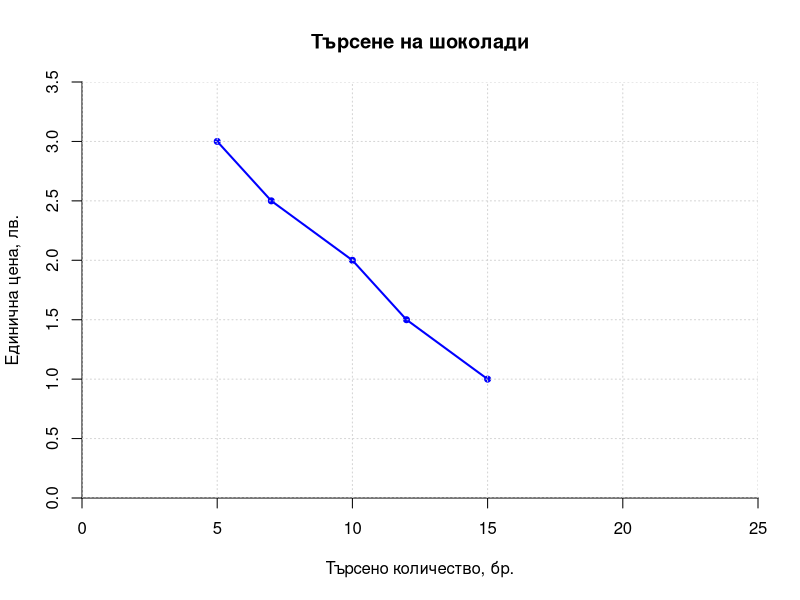
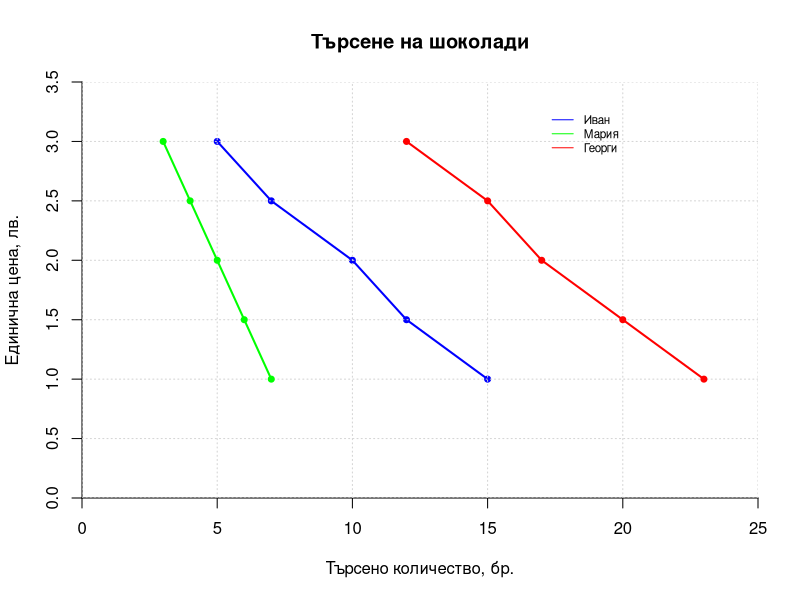
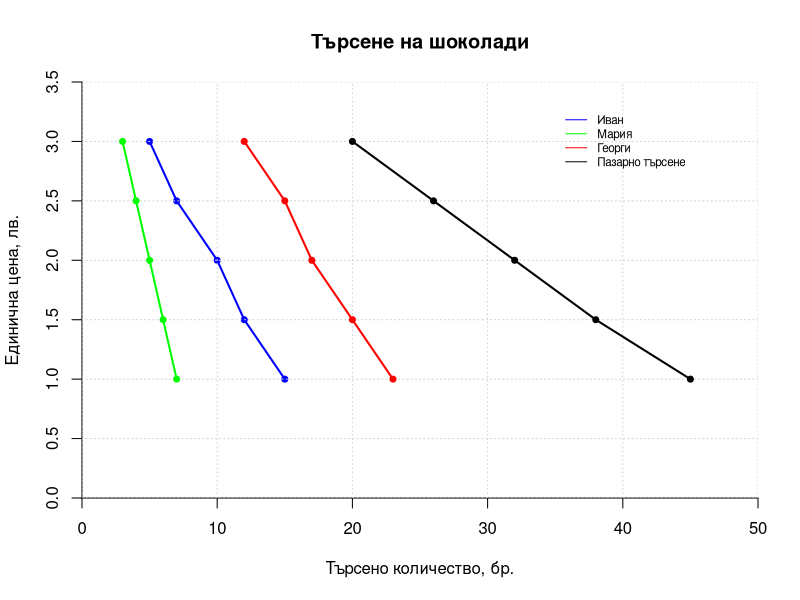
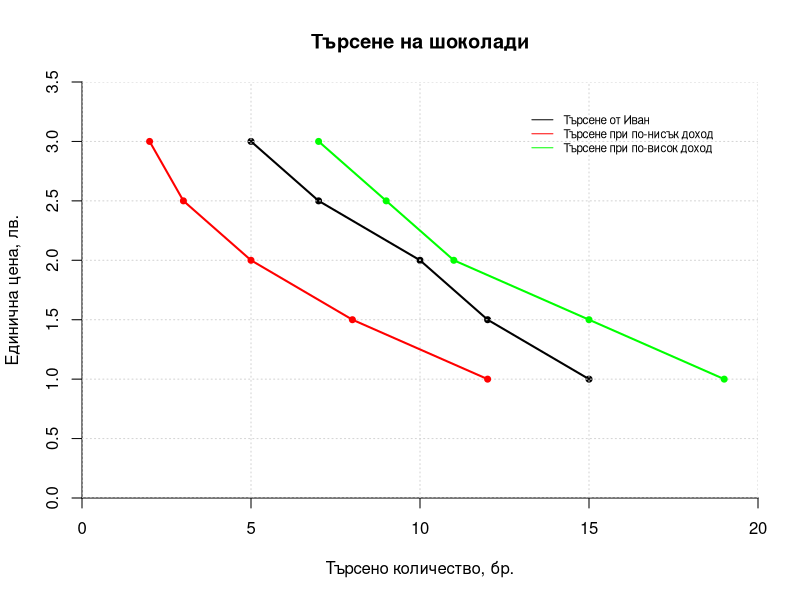
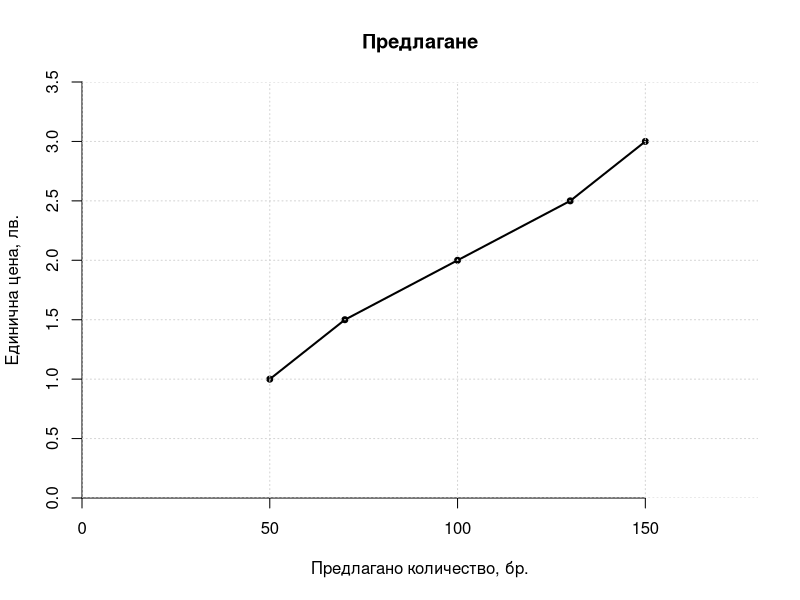
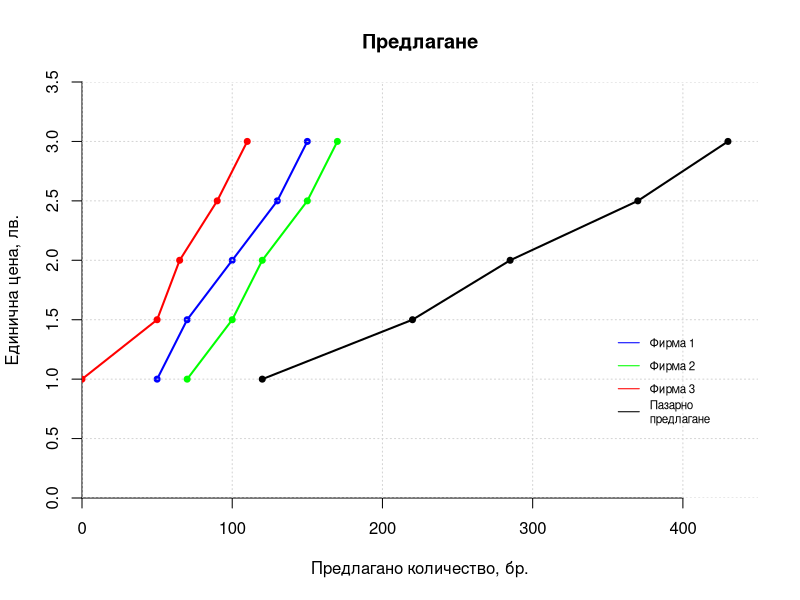
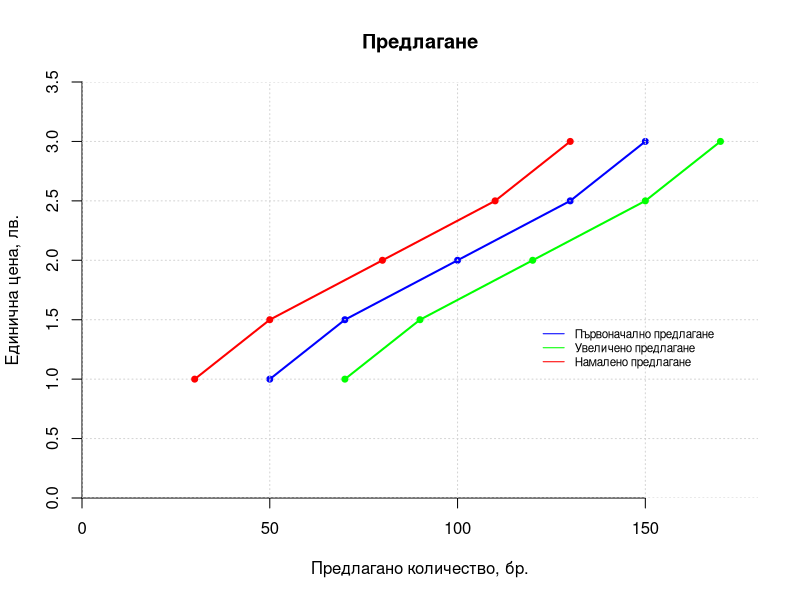
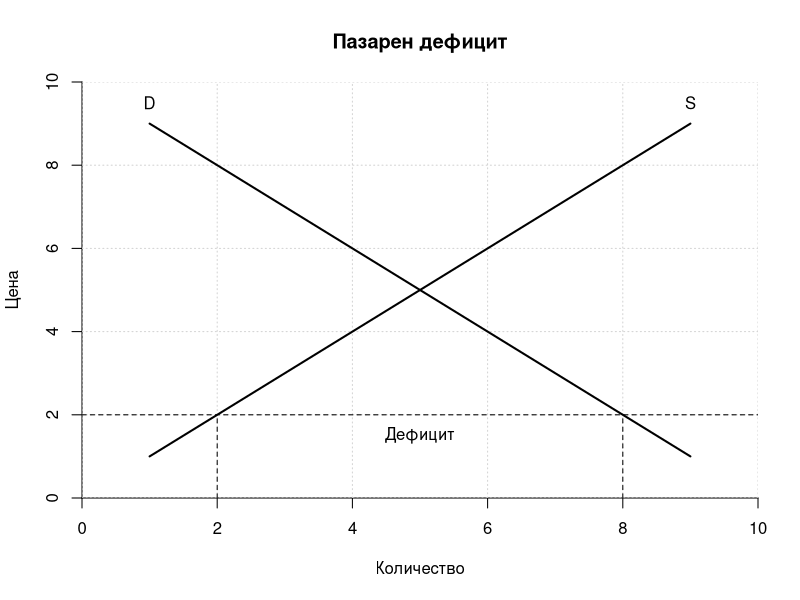

Recreate these plots in R, in order.
## ---- chunk 1
knitr::opts_chunk$set(fig.width = 8, fig.height = 6,
                      fig.path = "figure/",
                      dev='cairo_pdf',
                      echo = FALSE, warning = FALSE, 
                      message = FALSE)
## ---- chunk 2
price <- c(3,2.5,2,1.5,1)
Ivan <- c(5,7,10,12,15)
Maria <- c(3,4,5,6,7)
Georgi <- c(12,15,17,20,23)
marketD <- Ivan + Maria + Georgi
dfCh <- data.frame(price, Ivan, Maria, Georgi, marketD)
plot(dfCh$Ivan, dfCh$price, main = "Търсене на шоколади",
     xlab = "Търсено количество, бр.",
     ylab = "Единична цена, лв.", 
     col = "blue", lwd = 2, 
     xlim = c(0,25), ylim = c(0,3.5), bty = "n", 
     type = "o",pch = 20, xaxs = "i", yaxs = "i")
grid()
## ---- chunk 3
plot(dfCh$Ivan, dfCh$price, main = "Търсене на шоколади",
     xlab = "Търсено количество, бр.",
     ylab = "Единична цена, лв.", 
     col = "blue", lwd = 2, 
     xlim = c(0,25), ylim = c(0,3.5), bty = "n", 
     type = "o",pch = 20, xaxs = "i", yaxs = "i")
grid()
lines(x = dfCh$Maria, y = dfCh$price, lwd = 2,
      col = "green", type = "o", pch = 20) 
lines(x = dfCh$Georgi, y = dfCh$price, lwd = 2, 
      col = "red", type = "o", pch = 20)
legend(17,3.3, c("Иван", "Мария", "Георги"), 
       col = c("blue", "green", "red"),  
       bty = "n", lty = c(1,1), cex = 0.7)
## ---- chunk 4
plot(dfCh$Ivan, dfCh$price, main = "Търсене на шоколади",
     xlab = "Търсено количество, бр.",
     ylab = "Единична цена, лв.", 
     col = "blue", lwd = 2, 
     xlim = c(0,50), ylim = c(0,3.5), bty = "n", 
     type = "o",pch = 20, xaxs = "i", yaxs = "i")
grid()
lines(x = dfCh$Maria, y = dfCh$price, lwd = 2,
      col = "green", type = "o", pch = 20) 
lines(x = dfCh$Georgi, y = dfCh$price, lwd = 2, 
      col = "red", type = "o", pch = 20)
lines(x = dfCh$marketD, y = dfCh$price, lwd = 2,
      col = "black", type = "o", pch = 20)
legend(35,3.3, c("Иван", "Мария", "Георги", "Пазарно търсене"), 
       col = c("blue", "green", "red", "black"),  
       bty = "n", lty = c(1,1), cex = 0.7)
## ---- chunk 5
dfCh$Ivan_nd <- c(2,3,5,8,12)
dfCh$Ivan_vd <- c(7,9,11,15,19)
plot(dfCh$Ivan, dfCh$price, main = "Търсене на шоколади",
     xlab = "Търсено количество, бр.",
     ylab = "Единична цена, лв.", 
     col = "black", lwd = 2, 
     xlim = c(0,20), ylim = c(0,3.5), bty = "n", 
     type = "o",pch = 20, xaxs = "i", yaxs = "i")
grid()
lines(x = dfCh$Ivan_nd, y = dfCh$price, lwd = 2,
      col = "red", type = "o", pch = 20) 
lines(x = dfCh$Ivan_vd, y = dfCh$price, lwd = 2, 
      col = "green", type = "o", pch = 20)
legend(13,3.3, c("Търсене от Иван", "Търсене при по-нисък доход", 
                 "Търсене при по-висок доход"), 
       col = c("black", "red", "green"),  
       bty = "n", lty = c(1,1), cex = 0.7)
## ---- chunk 6
price <- c(1,1.5,2,2.5,3)
pr1 <- c(50,70,100,130,150)
pr2 <- c(70,100,120,150,170)
pr3 <- c(0,50,65,90,110)
supply <- data.frame(price,pr1,pr2,pr3)
supply$all <- pr1 + pr2 + pr3
plot(supply$pr1, supply$price, main = "Предлагане",
     xlab = "Предлагано количество, бр.",
     ylab = "Единична цена, лв.", 
     col = "black", lwd = 2, 
     xlim = c(0,180), ylim = c(0,3.5), bty = "n", 
     type = "o",pch = 20, xaxs = "i", yaxs = "i")
grid()
## ---- chunk 7

plot(supply$pr1, supply$price, main = "Предлагане",
     xlab = "Предлагано количество, бр.",
     ylab = "Единична цена, лв.", 
     col = "blue", lwd = 2, 
     xlim = c(0,450), ylim = c(0,3.5), bty = "n", 
     type = "o",pch = 20, xaxs = "i", yaxs = "i")
grid()
lines(x = supply$pr2, y = supply$price, lwd = 2,
      col = "green", type = "o", pch = 20) 
lines(x = supply$pr3, y = supply$price, lwd = 2, 
      col = "red", type = "o", pch = 20)
lines(x = supply$all, y = supply$price, lwd = 2,
      col = "black", type = "o", pch = 20)
legend(350,1.5, c("Фирма 1", "Фирма 2", "Фирма 3", "Пазарно
предлагане"), 
       col = c("blue", "green", "red", "black"),  
       bty = "n", lty = c(1,1), cex = 0.7)

## ---- chunk 8

supply$up <- supply$pr1 + 20
supply$down <- supply$pr1 - 20

plot(supply$pr1, supply$price, main = "Предлагане",
     xlab = "Предлагано количество, бр.",
     ylab = "Единична цена, лв.", 
     col = "blue", lwd = 2, 
     xlim = c(0,180), ylim = c(0,3.5), bty = "n", 
     type = "o",pch = 20, xaxs = "i", yaxs = "i")
grid()
lines(x = supply$up, y = supply$price, lwd = 2,
      col = "green", type = "o", pch = 20) 
lines(x = supply$down, y = supply$price, lwd = 2, 
      col = "red", type = "o", pch = 20)
legend(120,1.5, c("Първоначално предлагане", 
               "Увеличено предлагане", "Намалено предлагане"), 
       col = c("blue", "green", "red"),  
       bty = "n", lty = c(1,1), cex = 0.7)
## ---- chunk 9
plot(1, xlim = c(0,10), ylim = c(0,10), xaxs = "i", yaxs = "i",
     type = "n", bty = "n", main = "Пазарен дефицит",
     xlab = "Количество", ylab = "Цена")
grid()
segments(1,1,9,9, lwd = 2)
segments(1,9,9,1, lwd = 2)
segments(0,2,10,2, lwd = 1,  lty = 2)
segments(2,0,2,2, lwd = 1, lty = 2)
segments(8,0,8,2, lwd = 1, lty = 2)
text(1,9.5, "D")
text(9,9.5, "S")
text(5,1.5, "Дефицит", adj = 0.5)
## ---- chunk 10
plot(1, xlim = c(0,10), ylim = c(0,10), xaxs = "i", yaxs = "i",
     type = "n", bty = "n", main = "Пазарен излишък",
     xlab = "Количество, бр.", ylab = "Цена, лв")
grid()
segments(1,1,9,9, lwd = 2) # supply
segments(1,9,9,1, lwd = 2) # demand
segments(0,8,10,8, lwd = 1,  lty = 2) # surplus line
segments(2,0,2,8, lwd = 1, lty = 2) # vertical line 1
segments(8,0,8,8, lwd = 1, lty = 2) # vertical line 2
text(1,9.5, "D")
text(9,9.5, "S")
text(5,8.5, "Излишък", adj = 0.5)
## ---- chunk 11
plot(1, xlim = c(0,10), ylim = c(0,10), xaxs = "i", yaxs = "i",
     type = "n", bty = "n", main = "Пазарно равновесие",
     xlab = "Количество, бр.", ylab = "Цена, лв")
grid()
segments(1,1,9,9, lwd = 2) # supply
segments(1,9,9,1, lwd = 2) # demand
segments(0,5,5,5, lwd = 1,  lty = 2) # horiz. eq. line
segments(5,0,5,5, lwd = 1, lty = 2) # vertical eq. line
text(1,9.5, "D")
text(9,9.5, "S")
## ---- chunk 12
plot(1, xlim = c(0,10), ylim = c(0,10), xaxs = "i", yaxs = "i",
     type = "n", bty = "n", main = "Промяна в пазарното
равновесие",
     xlab = "Количество, бр.", ylab = "Цена, лв")
grid()
segments(1,1,9,9, lwd = 2) # supply
segments(1,9,9,1, lwd = 2) # demand
segments(2,9,9,2, lwd = 2, col = "green") # new demand
segments(0,5,6,5, lwd = 1,  lty = 2) # horiz. eq. line 
segments(0,5.5,5.5,5.5, lwd = 1, lty = 2) # horiz. eq. line 2
segments(5,0,5,5, lwd = 1, lty = 2) # vertical eq. line  
segments(6,0,6,5, lwd = 1, lty = 2) # vertical eq. line 2
segments(5,5,6,5, lwd = 2, lty = 2, col = "blue") # deficit
text(1,9.5, "D")
text(9,9.5, "S")
text(2,9.5, "D2")
text(5.5,2.5, "Дефицит", adj = 0.5, srt = 90, col = "blue")
## ---- chunk 13
plot(1, xlim = c(0,10), ylim = c(0,10), xaxs = "i", yaxs = "i",
     type = "n", bty = "n", main = "Промяна в пазарното
равновесие",
     xlab = "Количество, бр.", ylab = "Цена, лв")
grid()
segments(1,1,9,9, lwd = 2) # supply
segments(1,9,9,1, lwd = 2) # demand
segments(2,1,9,8, lwd = 2, col = "green") # new supply
segments(0,5,6,5, lwd = 1,  lty = 2) # horiz. eq. line 
segments(0,4.5,5.5,4.5, lwd = 1, lty = 2) # horiz. eq. line 2
segments(5,0,5,5, lwd = 1, lty = 2) # vertical eq. line  
segments(6,0,6,5, lwd = 1, lty = 2) # vertical eq. line 2
segments(5,5,6,5, lwd = 2, lty = 2, col = "blue") # surplus
text(1,9.5, "D")
text(9,9.5, "S")
text(9,8.5, "S2")
text(5.5,2.5, "Излишък", adj = 0.5, srt = 90, col = "blue")

